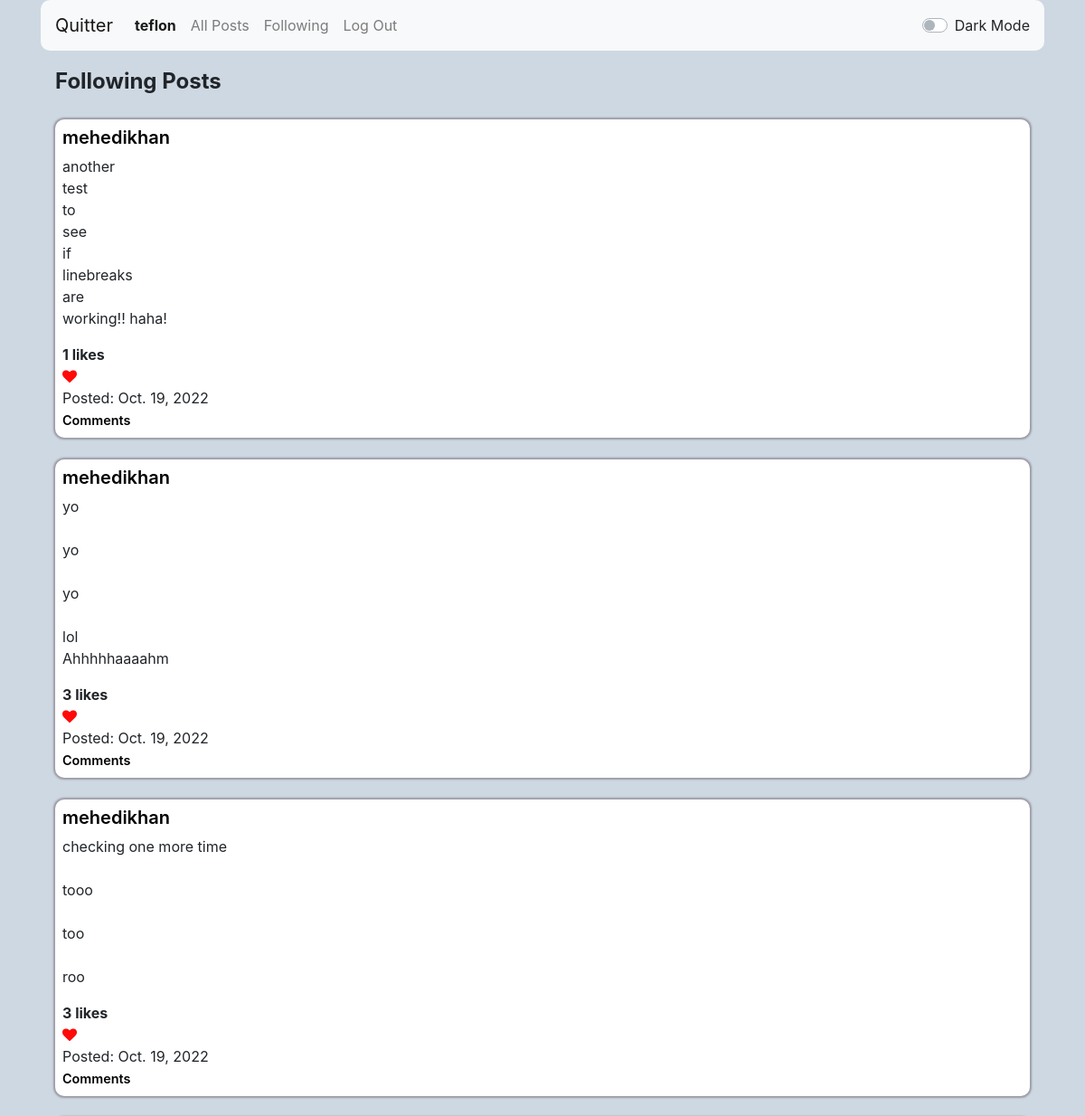
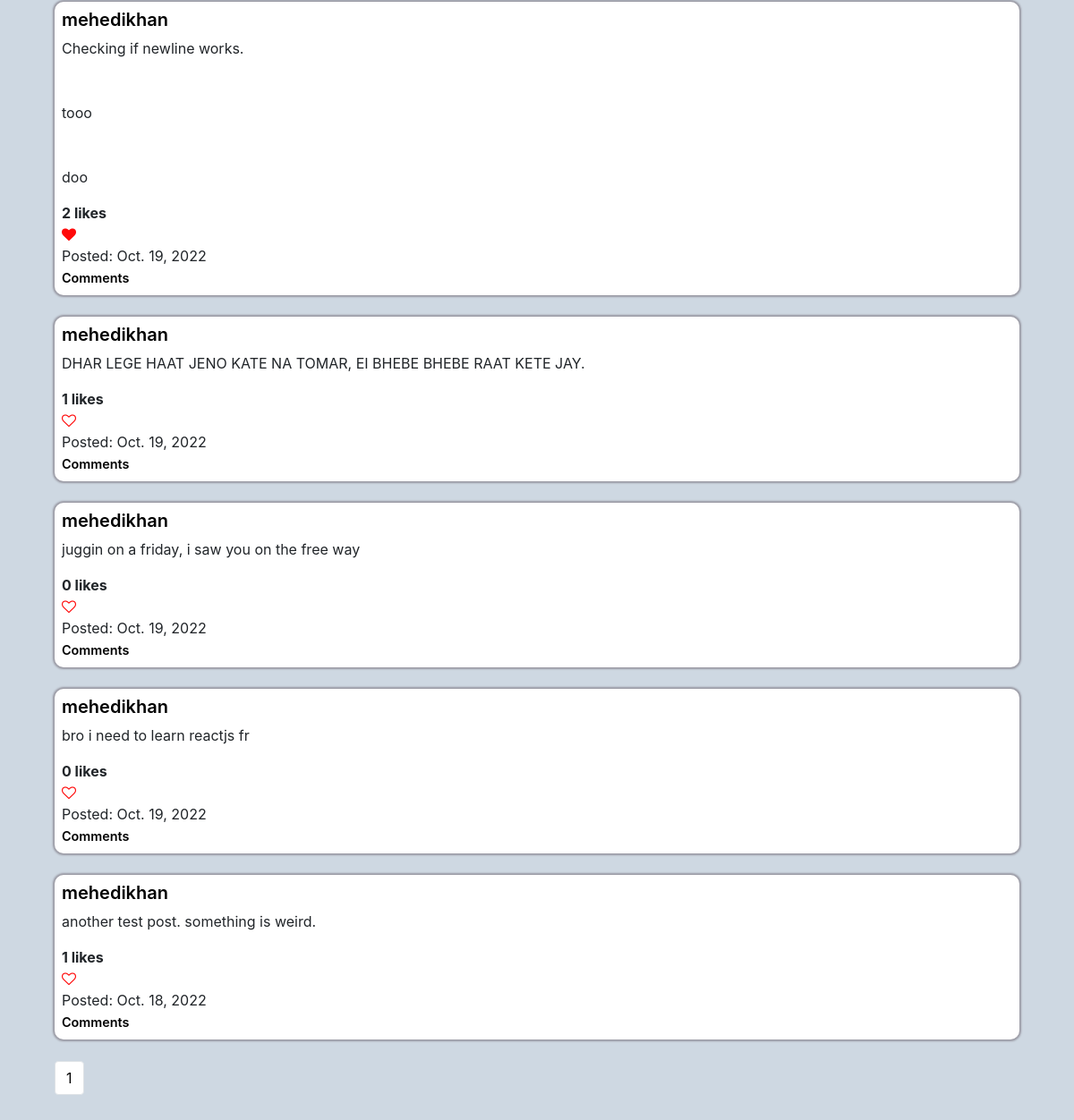
Before: /following_posts (signed in) with the older database file (2 pictures, top to bottom).
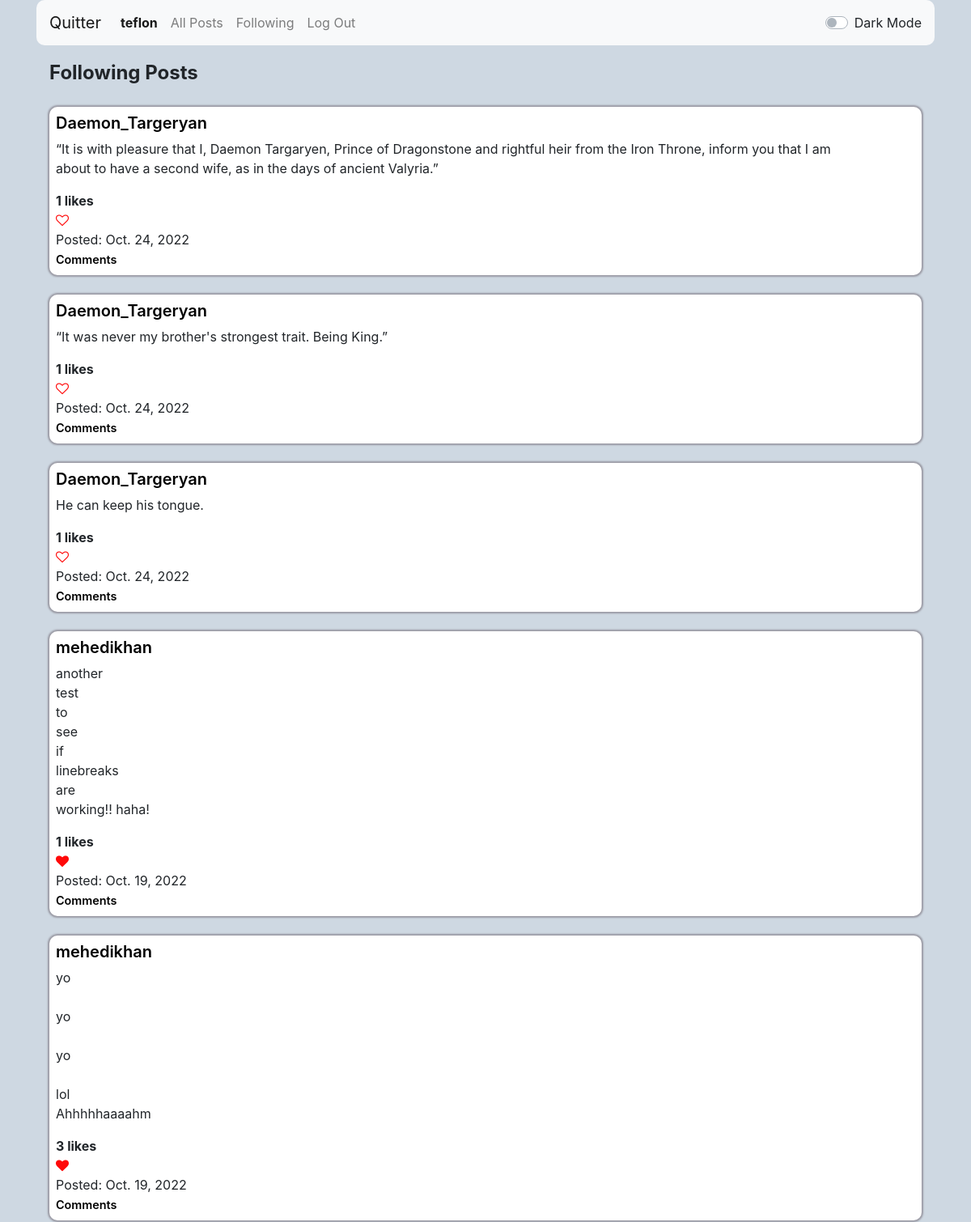
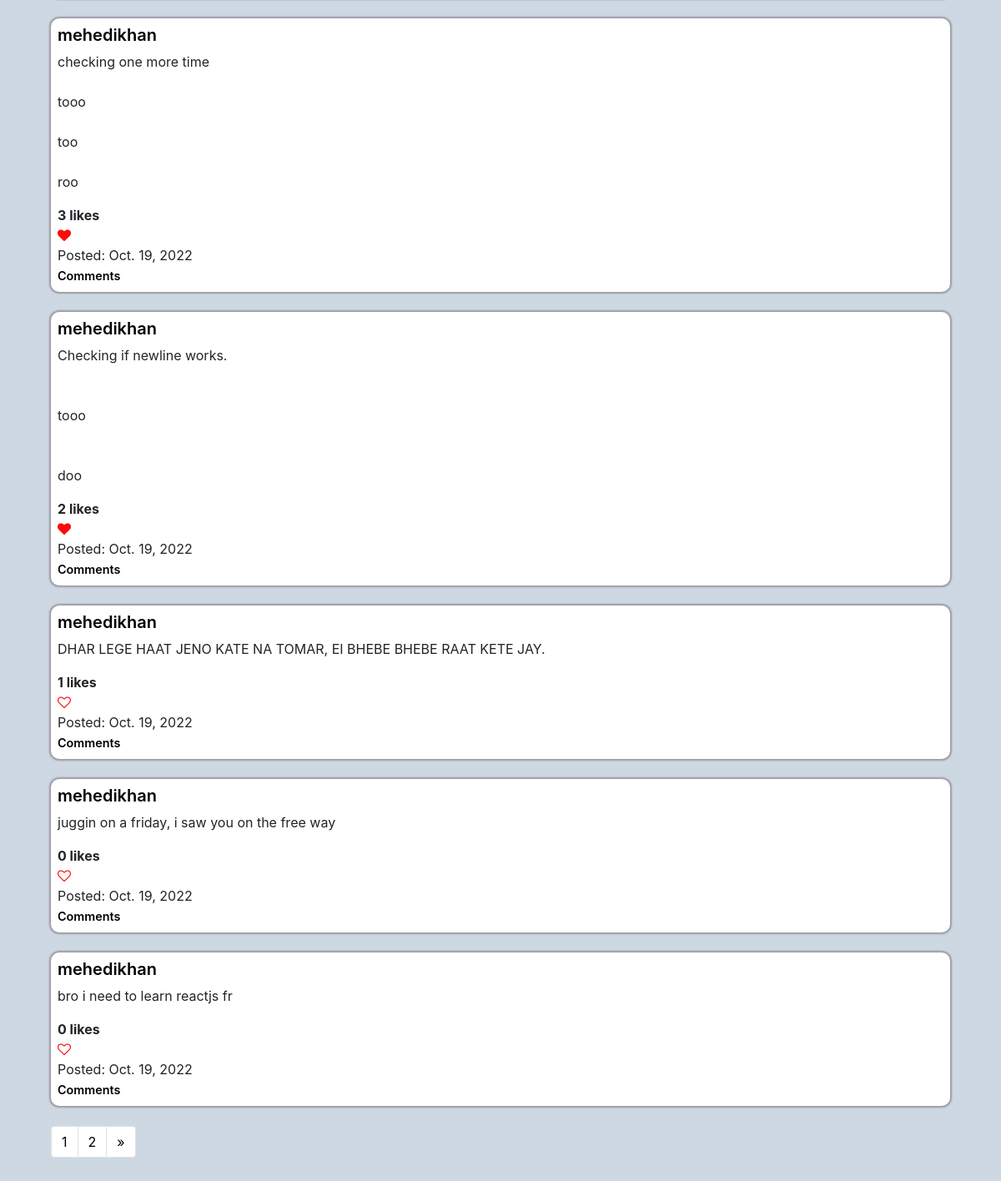
After: the same page with the newer database file (2 pictures, top to bottom).
### network/models.py (models this page shows)
class User(AbstractUser):
    followers = models.ManyToManyField('self', blank=True, related_name="following", symmetrical=False)
    avatar = models.ImageField(null=True, blank=True, upload_to="images/")
    bio = models.TextField(null=True, blank=True, max_length=264)
    nationality = models.CharField(null=True, blank=True, max_length=64)

class Post(models.Model):
    post = models.TextField()
    creator = models.CharField(max_length=64, blank=False)
    created = models.DateField(auto_now_add=False, auto_now=False, default=timezone.now)
    likes_count = models.PositiveIntegerField(default=0)
    likes = models.ManyToManyField(User, blank=True, related_name="likes")

### network/views.py (the view)
# urls.py: path("following_posts", views.following_posts, name="following_posts"),
@login_required
def following_posts(request):
    current_user = request.user.username
    u = User.objects.get(username=current_user)
    f = u.following.all()
    following_list = []
    for user in f:
        following_list.append(user.username)
    posts = Post.objects.filter(creator__in=following_list).order_by('-id')
    try:
        user = User.objects.filter(username=current_user).values().get()
        id = user["id"]
        posts_lbtcu = Post.objects.filter(likes=id).values() # lbtcu = liked by the current user.
        posts_lbtcu_id = []
        for post in posts_lbtcu:
            posts_lbtcu_id.append(post["id"])
    except UnboundLocalError:
        posts_lbtcu_id = None
    paginator = Paginator(posts, 10)
    page_number = request.GET.get('page')
    page_obj = paginator.get_page(page_number)
    return render(request, "network/following.html",{
        "posts" : posts,
        "following_list" : following_list,
        "page_obj" : page_obj,
        "posts_lbtcu_id" : posts_lbtcu_id,
    })

### network/templates/network/following.html (shortened to what this page needs)
{% extends "network/layout.html" %}
{% block body %}
    {% if not page_obj %}
        <strong style="font-size: 1.5rem">You have no following posts.</strong>
    {% else %}
        <strong style="font-size: 1.5rem">Following Posts</strong>
        <br>
        <br>
        {% for post in page_obj %}
            {% if post.creator in following_list %}
                <div class="eachpost" id="post_box">
                    <div class="row">
                        <div class="col-lg-11">
                            <h5><a class="link_light link_class" href="{% url 'profile' post.creator %}">{{ post.creator }}</a></h5>
                            <div id="{{post.id}}">
                                <p style="white-space: pre-wrap;">{{ post.post }}</p>
                                <strong>{{ post.likes_count }} likes</strong>
                            </div>
                            {% if user.is_authenticated %}
                                {% if post.id in posts_lbtcu_id %}
                                    <span data-post_id="{{post.id}}" class="like_button"><i id="heart_btn" data-post_id="{{post.id}}" class="fa fa-heart" style="font-size:16px; color:rgb(255, 9, 9)"></i></span>
                                {% else %}
                                    <span data-post_id="{{post.id}}" class="like_button"><i id="heart_btn" data-post_id="{{post.id}}" class="fa fa-heart-o" style="font-size:16px; color:rgb(255, 9, 9)"></i></span>
                                {% endif %}
                            <br>
                            {% endif %}
                            Posted: {{ post.created }}
                            <br>
                                <a class="link_light small_link link_class" href="{% url 'comments' post.id %}">Comments</a>
                            <br>
                        </div>
                        <div class="col-lg-1">
                        </div>
                    </div>
                </div>
                <br>
            {% endif %}
        {% endfor %}
        <nav aria-label="Page navigation example">
            <ul class="pagination">
                    <li class="page-item"><a class="page-link pagination_light" href="?page={{page_obj.number}}">{{ page_obj.number }}</a></li>
                {% if page_obj.has_next %}
                    <li class="page-item"><a class="page-link pagination_light" href="?page={{page_obj.next_page_number}}">{{ page_obj.next_page_number }}</a></li>
                {% endif %}
                {% if page_obj.has_next%}
                    <li class="page-item">
                        <a class="page-link pagination_light" href="?page={{ page_obj.next_page_number }}" aria-label="Next">
                            <span aria-hidden="true">&raquo;</span>
                        </a>
                    </li>
                {% endif %}
            </ul>
        </nav>
    {% endif %}
{% endblock %}

### network/templates/network/layout.html (shortened to what this page needs)
{% load static %}
<!DOCTYPE html>
<html lang="en">
    <head>
        <link rel="stylesheet" href="https://stackpath.bootstrapcdn.com/bootstrap/4.4.1/css/bootstrap.min.css">
        <link href="{% static 'network/styles.css' %}" rel="stylesheet">
        <link rel="stylesheet" href="https://cdnjs.cloudflare.com/ajax/libs/font-awesome/4.7.0/css/font-awesome.min.css">
    </head>
    <body class="container">
        <nav id="navbar_id" class="navbar navbar-expand-lg navbar-light bg-light" style="border-radius: 10px">
            <a class="navbar-brand" href="{% url 'index' %}">Quitter</a>
            <div class="collapse navbar-collapse" id="navbarTogglerDemo02">
              <ul class="navbar-nav mr-auto mt-2 mt-lg-0">
                {% if request.user.is_authenticated %}
                    <li class="nav-item active">
                        <a class="nav-link" href="{% url 'profile' user.username %}"><strong>{{ user.username }}</strong></a>
                    </li>
                {% endif %}
                    <li class="nav-item">
                        <a class="nav-link" href="{% url 'index' %}">All Posts</a>
                    </li>
                {% if request.user.is_authenticated %}
                    <li class="nav-item">
                        <a class="nav-link" href="{% url 'following_posts' %}">Following</a>
                    </li>
                    <li class="nav-item">
                        <a class="nav-link" href="{% url 'logout' %}">Log Out</a>
                    </li>
                {% endif %}
              </ul>
                <div class="custom-control custom-switch">
                    <label class="custom-control-label" for="customSwitches">Dark Mode</label>
                </div>
            </div>
          </nav>
        <div class="body">
            {% block body %}
            {% endblock %}
        </div>
    </body>
</html>

### network/static/network/styles.css (style rules this page uses)
.body { padding: 1rem; }
.eachpost { background-color:white; padding: 0.5rem; border-radius: 10px; box-shadow: 0px 0px 2px 2px rgb(154, 154, 164); }
.container { background-color: rgb(206, 216, 226); }
.link_light { color: black; font-weight: 600; }
.small_link { font-size: .9rem; }
.pagination_light { color: black; background-color: white; }

Changed rows visible on the page:
no longer on this page (row unchanged): Post: creator "mehedikhan", post "another test post. something is weird.", likes_count "1", created "Oct. 18, 2022"
added Post: creator "Daemon_Targeryan", post "“It is with pleasure that I, Daemon Targaryen, Prince of Dragonstone and rightful heir from the Iron Throne, inform you that I am about to have a second wife, as in the days of ancient Valyria.”", likes_count "1", created "Oct. 24, 2022"
added Post: creator "Daemon_Targeryan", post "“It was never my brother's strongest trait. Being King.”", likes_count "1", created "Oct. 24, 2022"
added Post: creator "Daemon_Targeryan", post "He can keep his tongue.", likes_count "1", created "Oct. 24, 2022"
Other visible differences:
{{ page_obj.next_page_number }}: (not shown) → "2"
